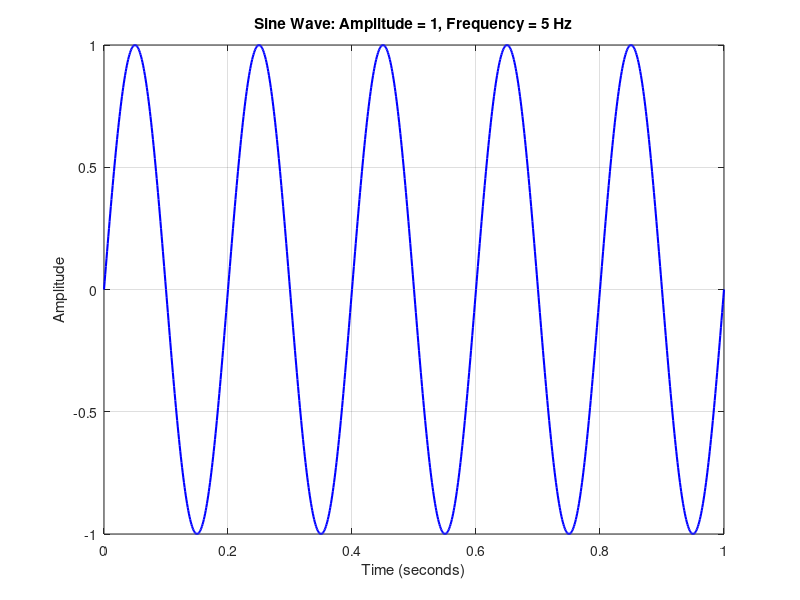
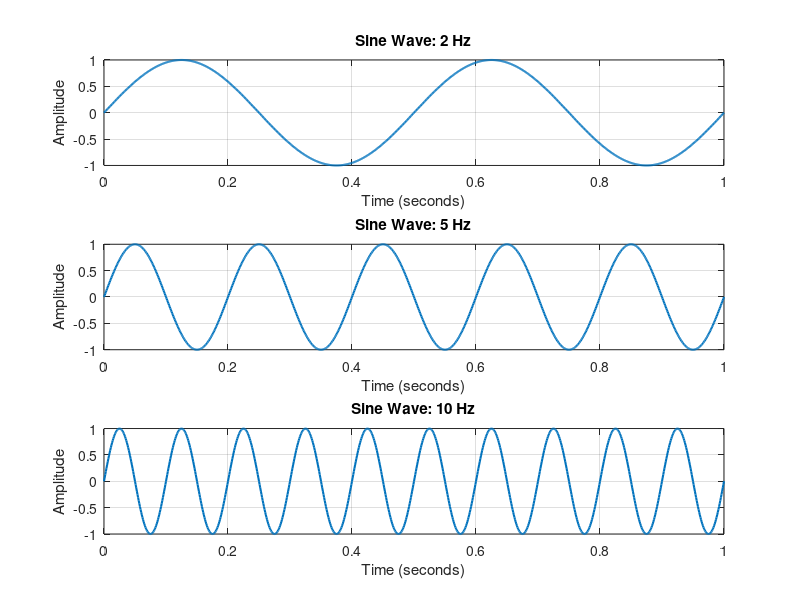

Recreate these plots in MATLAB, in order. (Note: this script raises an error after producing the figures.)

%% Lecture 01: Signal Visualization
% Name: Leslie
% Course: Digital Signal Processing
% Purpose: Generate and visualize simple signals in MATLAB.

clear;
clc;
close all;

%% Task 1: Create a Sine Wave
A = 1;              % Amplitude
f = 5;              % Frequency in Hz
duration = 1;       % Duration in seconds
Fs = 1000;          % Sampling frequency in Hz

t = 0:1/Fs:duration;
sine_wave = A * sin(2*pi*f*t);

figure('Name', 'Task 1: Sine Wave');
plot(t, sine_wave, 'b', 'LineWidth', 1.5);
title('Sine Wave: Amplitude = 1, Frequency = 5 Hz');
xlabel('Time (seconds)');
ylabel('Amplitude');
grid on;

%% Task 2: Compare Different Frequencies
frequencies = [2, 5, 10];

figure('Name', 'Task 2: Frequency Comparison');

for k = 1:length(frequencies)
    f = frequencies(k);
    signal = sin(2*pi*f*t);

    subplot(3, 1, k);
    plot(t, signal, 'LineWidth', 1.5);
    title(sprintf('Sine Wave: %d Hz', f));
    xlabel('Time (seconds)');
    ylabel('Amplitude');
    grid on;
end

sgtitle('Comparison of Different Frequencies');

saveas(gcf, 'frequency_comparison.png');

%% Task 3: Compare Different Amplitudes
amplitudes = [0.5, 1, 2];
f = 5;  % Same frequency for all signals

figure('Name', 'Task 3: Amplitude Comparison');

for k = 1:length(amplitudes)
    A = amplitudes(k);
    signal = A * sin(2*pi*f*t);

    subplot(3, 1, k);
    plot(t, signal, 'LineWidth', 1.5);
    title(sprintf('Sine Wave: Amplitude = %.1f', A));
    xlabel('Time (seconds)');
    ylabel('Amplitude');
    ylim([-2.2, 2.2]);
    grid on;
end

sgtitle('Comparison of Different Amplitudes');

saveas(gcf, 'amplitude_comparison.png');

%% Task 4: Add Noise
A = 1;
f = 5;
clean_signal = A * sin(2*pi*f*t);

rng(1);  % Reproducible random noise
noise = 0.3 * randn(size(t));
noisy_signal = clean_signal + noise;

figure('Name', 'Task 4: Clean vs Noisy Signal');

subplot(2, 1, 1);
plot(t, clean_signal, 'b', 'LineWidth', 1.5);
title('Clean Sine Wave');
xlabel('Time (seconds)');
ylabel('Amplitude');
grid on;

subplot(2, 1, 2);
plot(t, noisy_signal, 'r');
title('Sine Wave with Random Noise');
xlabel('Time (seconds)');
ylabel('Amplitude');
grid on;

sgtitle('Clean Signal vs Noisy Signal');

saveas(gcf, 'clean_vs_noisy_signal.png');

%% Completion Message
disp('All signal visualization tasks completed.');
disp('The three required PNG figures have been saved.');
